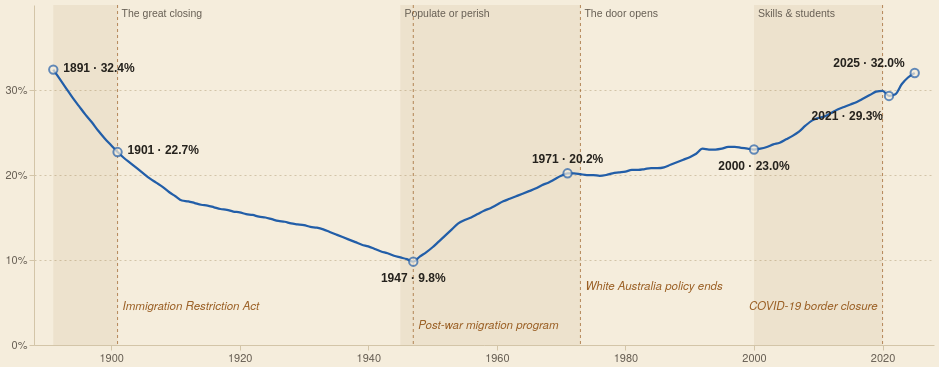

Write the Vega-Lite specification saved for this chart.
### Vega-Lite specification from a JSON file in a GitHub repository (floating-point values rounded to 4 significant figures; data arrays with more than 128 entries replaced by an {"elided": "..."} marker saying what was removed)
{"$schema": "https://vega.github.io/schema/vega-lite/v5.json", "width": 900, "height": 340, "autosize": {"type": "pad"}, "config": {"background": null, "font": "IBM Plex Sans, Helvetica Neue, Arial, sans-serif", "padding": 4, "view": {"stroke": null}, "axis": {"labelColor": "#675f54", "titleColor": "#675f54", "gridColor": "#d3c5a8", "domainColor": "#d3c5a8", "tickColor": "#d3c5a8", "labelFont": "IBM Plex Sans, Helvetica Neue, Arial, sans-serif", "labelFontSize": 11, "titleFont": "IBM Plex Sans, Helvetica Neue, Arial, sans-serif", "titleFontWeight": 500, "titleFontSize": 11.5}, "legend": {"labelColor": "#675f54", "titleColor": "#25221d", "labelFont": "IBM Plex Sans, Helvetica Neue, Arial, sans-serif", "titleFont": "IBM Plex Sans, Helvetica Neue, Arial, sans-serif", "titleFontWeight": 600, "labelFontSize": 12, "titleFontSize": 12, "symbolStrokeColor": "#f5eddc"}, "text": {"color": "#25221d", "font": "IBM Plex Sans, Helvetica Neue, Arial, sans-serif"}, "tooltipFormat": {"numberFormat": ",.0f"}}, "encoding": {"x": {"field": "year", "type": "quantitative", "scale": {"domain": [1888, 2028], "nice": false}, "axis": {"format": "d", "title": null, "tickCount": 8, "grid": false}}}, "layer": [{"data": {"values": [{"s": 1891, "e": 1901, "n": "Gold-rush legacy", "i": 0}, {"s": 1901, "e": 1945, "n": "The great closing", "i": 1}, {"s": 1945, "e": 1973, "n": "Populate or perish", "i": 2}, {"s": 1973, "e": 2000, "n": "The door opens", "i": 3}, {"s": 2000, "e": 2020, "n": "Skills & students", "i": 4}, {"s": 2020, "e": 2025, "n": "Pause, rebound", "i": 5}]}, "mark": {"type": "rect", "opacity": 1, "clip": true}, "encoding": {"x": {"field": "s", "type": "quantitative"}, "x2": {"field": "e"}, "y": {"value": 0}, "y2": {"value": 340}, "color": {"condition": {"test": "datum.i % 2 == 0", "value": "rgba(150, 112, 55, 0.09)"}, "value": "transparent"}}}, {"data": {"values": [{"s": 1891, "e": 1901, "n": "Gold-rush legacy", "i": 0}, {"s": 1901, "e": 1945, "n": "The great closing", "i": 1}, {"s": 1945, "e": 1973, "n": "Populate or perish", "i": 2}, {"s": 1973, "e": 2000, "n": "The door opens", "i": 3}, {"s": 2000, "e": 2020, "n": "Skills & students", "i": 4}, {"s": 2020, "e": 2025, "n": "Pause, rebound", "i": 5}]}, "mark": {"type": "text", "align": "left", "baseline": "top", "dx": 4, "dy": 4, "fontSize": 10.5, "font": "IBM Plex Sans Condensed, Arial Narrow, sans-serif", "color": "#675f54", "limit": 120, "clip": true}, "transform": [{"filter": "datum.e - datum.s >= 15"}], "encoding": {"x": {"field": "s", "type": "quantitative"}, "y": {"value": 0}, "text": {"field": "n"}}}, {"data": {"values": [{"year": 1901, "y": 4.5, "al": "left", "t": "Immigration Restriction Act", "s": "Restriction Act"}, {"year": 1947, "y": 2.2, "al": "left", "t": "Post-war migration program", "s": "Post-war program"}, {"year": 1973, "y": 6.8, "ny": 8.5, "al": "left", "t": "White Australia policy ends", "s": "White Aust. ends"}, {"year": 2020, "y": 4.5, "ny": 3.5, "al": "right", "t": "COVID-19 border closure", "s": "COVID-19"}]}, "mark": {"type": "rule", "strokeDash": [3, 3], "strokeWidth": 1, "color": "#9a5f24", "opacity": 0.7, "clip": true}, "encoding": {"x": {"field": "year", "type": "quantitative"}, "y": {"value": 0}, "y2": {"value": 340}}}, {"data": {"values": [{"year": 1901, "y": 4.5, "al": "left", "t": "Immigration Restriction Act", "s": "Restriction Act", "yy": 4.5}, {"year": 1947, "y": 2.2, "al": "left", "t": "Post-war migration program", "s": "Post-war program", "yy": 2.2}, {"year": 1973, "y": 6.8, "ny": 8.5, "al": "left", "t": "White Australia policy ends", "s": "White Aust. ends", "yy": 8.5}, {"year": 2020, "y": 4.5, "ny": 3.5, "al": "right", "t": "COVID-19 border closure", "s": "COVID-19", "yy": 3.5}]}, "mark": {"type": "text", "baseline": "middle", "fontSize": 11.5, "font": "IBM Plex Sans, Helvetica Neue, Arial, sans-serif", "fontStyle": "italic", "color": "#9a5f24", "clip": true, "align": {"expr": "datum.al"}, "dx": {"expr": "datum.al == 'left' ? 5 : -5"}}, "encoding": {"x": {"field": "year", "type": "quantitative"}, "y": {"field": "y", "type": "quantitative"}, "text": {"field": "t"}}}, {"data": {"values": {"elided": "135 records"}}, "params": [{"name": "zoom", "select": {"type": "interval", "encodings": ["x"]}, "bind": "scales"}], "mark": {"type": "line", "strokeWidth": 2.25, "color": "#225ea8", "interpolate": "monotone", "clip": true}, "encoding": {"y": {"field": "pct", "type": "quantitative", "scale": {"domain": [0, 36]}, "axis": {"title": null, "values": [0, 10, 20, 30], "labelExpr": "datum.value + '%'", "gridDash": [2, 3]}}}}, {"data": {"values": {"elided": "135 records"}}, "params": [{"name": "hov", "select": {"type": "point", "encodings": ["x"], "nearest": true, "on": "pointerover", "clear": "pointerout"}}], "mark": {"type": "rule", "strokeWidth": 1, "clip": true}, "encoding": {"color": {"value": "#675f54"}, "opacity": {"condition": {"param": "hov", "empty": false, "value": 0.7}, "value": 0}, "tooltip": [{"field": "year", "title": "Year", "format": "d"}, {"field": "pct", "title": "Born overseas (%)", "format": ".1f"}, {"field": "os", "title": "Overseas-born (millions)", "format": ".2f"}]}}, {"data": {"values": [{"year": 1891, "pct": 32.4, "t": "1891 · 32.4%", "pos": "right"}, {"year": 1901, "pct": 22.7, "t": "1901 · 22.7%", "pos": "right"}, {"year": 1947, "pct": 9.8, "t": "1947 · 9.8%", "pos": "below"}, {"year": 1971, "pct": 20.2, "t": "1971 · 20.2%", "pos": "above", "minor": true}, {"year": 2000, "pct": 23, "t": "2000 · 23.0%", "pos": "below", "minor": true}, {"year": 2021, "pct": 29.3, "t": "2021 · 29.3%", "pos": "belowleft", "minor": true}, {"year": 2025, "pct": 32, "t": "2025 · 32.0%", "pos": "left"}]}, "mark": {"type": "point", "filled": true, "size": 70, "strokeWidth": 2, "clip": true}, "encoding": {"y": {"field": "pct", "type": "quantitative"}, "fill": {"value": "#f5eddc"}, "stroke": {"value": "#225ea8"}}}, {"data": {"values": [{"year": 1891, "pct": 32.4, "t": "1891 · 32.4%", "pos": "right"}, {"year": 1901, "pct": 22.7, "t": "1901 · 22.7%", "pos": "right"}, {"year": 1947, "pct": 9.8, "t": "1947 · 9.8%", "pos": "below"}, {"year": 1971, "pct": 20.2, "t": "1971 · 20.2%", "pos": "above", "minor": true}, {"year": 2000, "pct": 23, "t": "2000 · 23.0%", "pos": "below", "minor": true}, {"year": 2021, "pct": 29.3, "t": "2021 · 29.3%", "pos": "belowleft", "minor": true}, {"year": 2025, "pct": 32, "t": "2025 · 32.0%", "pos": "left"}]}, "transform": [{"filter": "datum.pos == 'above'"}], "mark": {"type": "text", "dy": -14, "fontSize": 12, "fontWeight": 600, "font": "IBM Plex Sans Condensed, Arial Narrow, sans-serif", "clip": true}, "encoding": {"y": {"field": "pct", "type": "quantitative"}, "text": {"field": "t"}, "color": {"value": "#25221d"}}}, {"data": {"values": [{"year": 1891, "pct": 32.4, "t": "1891 · 32.4%", "pos": "right"}, {"year": 1901, "pct": 22.7, "t": "1901 · 22.7%", "pos": "right"}, {"year": 1947, "pct": 9.8, "t": "1947 · 9.8%", "pos": "below"}, {"year": 1971, "pct": 20.2, "t": "1971 · 20.2%", "pos": "above", "minor": true}, {"year": 2000, "pct": 23, "t": "2000 · 23.0%", "pos": "below", "minor": true}, {"year": 2021, "pct": 29.3, "t": "2021 · 29.3%", "pos": "belowleft", "minor": true}, {"year": 2025, "pct": 32, "t": "2025 · 32.0%", "pos": "left"}]}, "transform": [{"filter": "datum.pos == 'right'"}], "mark": {"type": "text", "align": "left", "dx": 10, "dy": -2, "fontSize": 12, "fontWeight": 600, "font": "IBM Plex Sans Condensed, Arial Narrow, sans-serif", "clip": true}, "encoding": {"y": {"field": "pct", "type": "quantitative"}, "text": {"field": "t"}, "color": {"value": "#25221d"}}}, {"data": {"values": [{"year": 1891, "pct": 32.4, "t": "1891 · 32.4%", "pos": "right"}, {"year": 1901, "pct": 22.7, "t": "1901 · 22.7%", "pos": "right"}, {"year": 1947, "pct": 9.8, "t": "1947 · 9.8%", "pos": "below"}, {"year": 1971, "pct": 20.2, "t": "1971 · 20.2%", "pos": "above", "minor": true}, {"year": 2000, "pct": 23, "t": "2000 · 23.0%", "pos": "below", "minor": true}, {"year": 2021, "pct": 29.3, "t": "2021 · 29.3%", "pos": "belowleft", "minor": true}, {"year": 2025, "pct": 32, "t": "2025 · 32.0%", "pos": "left"}]}, "transform": [{"filter": "datum.pos == 'left'"}], "mark": {"type": "text", "align": "right", "dx": -10, "dy": -10, "fontSize": 12, "fontWeight": 600, "font": "IBM Plex Sans Condensed, Arial Narrow, sans-serif", "clip": true}, "encoding": {"y": {"field": "pct", "type": "quantitative"}, "text": {"field": "t"}, "color": {"value": "#25221d"}}}, {"data": {"values": [{"year": 1891, "pct": 32.4, "t": "1891 · 32.4%", "pos": "right"}, {"year": 1901, "pct": 22.7, "t": "1901 · 22.7%", "pos": "right"}, {"year": 1947, "pct": 9.8, "t": "1947 · 9.8%", "pos": "below"}, {"year": 1971, "pct": 20.2, "t": "1971 · 20.2%", "pos": "above", "minor": true}, {"year": 2000, "pct": 23, "t": "2000 · 23.0%", "pos": "below", "minor": true}, {"year": 2021, "pct": 29.3, "t": "2021 · 29.3%", "pos": "belowleft", "minor": true}, {"year": 2025, "pct": 32, "t": "2025 · 32.0%", "pos": "left"}]}, "transform": [{"filter": "datum.pos == 'belowleft'"}], "mark": {"type": "text", "align": "right", "dx": -6, "dy": 20, "fontSize": 12, "fontWeight": 600, "font": "IBM Plex Sans Condensed, Arial Narrow, sans-serif", "clip": true}, "encoding": {"y": {"field": "pct", "type": "quantitative"}, "text": {"field": "t"}, "color": {"value": "#25221d"}}}, {"data": {"values": [{"year": 1891, "pct": 32.4, "t": "1891 · 32.4%", "pos": "right"}, {"year": 1901, "pct": 22.7, "t": "1901 · 22.7%", "pos": "right"}, {"year": 1947, "pct": 9.8, "t": "1947 · 9.8%", "pos": "below"}, {"year": 1971, "pct": 20.2, "t": "1971 · 20.2%", "pos": "above", "minor": true}, {"year": 2000, "pct": 23, "t": "2000 · 23.0%", "pos": "below", "minor": true}, {"year": 2021, "pct": 29.3, "t": "2021 · 29.3%", "pos": "belowleft", "minor": true}, {"year": 2025, "pct": 32, "t": "2025 · 32.0%", "pos": "left"}]}, "transform": [{"filter": "datum.pos == 'below'"}], "mark": {"type": "text", "dy": 16, "fontSize": 12, "fontWeight": 600, "font": "IBM Plex Sans Condensed, Arial Narrow, sans-serif", "clip": true}, "encoding": {"y": {"field": "pct", "type": "quantitative"}, "text": {"field": "t"}, "color": {"value": "#25221d"}}}], "background": "#f5eddc"}
